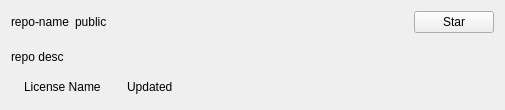
<?xml version="1.0" encoding="UTF-8"?>
<ui version="4.0">
    <class>RepositoryTemplate</class>
    <widget class="QWidget" name="RepositoryTemplate">
        <property name="geometry">
            <rect>
                <x>0</x>
                <y>0</y>
                <width>505</width>
                <height>110</height>
            </rect>
        </property>
        <property name="sizePolicy">
            <sizepolicy hsizetype="Fixed" vsizetype="Preferred">
                <horstretch>0</horstretch>
                <verstretch>0</verstretch>
            </sizepolicy>
        </property>
        <property name="windowTitle">
            <string>Form</string>
        </property>
        <layout class="QVBoxLayout" name="verticalLayout_2">
            <item>
                <layout class="QHBoxLayout" name="horizontalLayout">
                    <item>
                        <widget class="QLabel" name="repoNameLabel">
                            <property name="text">
        <string>repo-name</string>
       </property>
      </widget>
     </item>
     <item>
      <widget class="QLabel" name="visibilityLabel">
       <property name="text">
        <string>public</string>
       </property>
      </widget>
     </item>
     <item>
      <spacer name="horizontalSpacer">
       <property name="orientation">
        <enum>Qt::Horizontal</enum>
       </property>
       <property name="sizeHint" stdset="0">
        <size>
         <width>40</width>
         <height>20</height>
        </size>
       </property>
      </spacer>
     </item>
                    <item>
                        <widget class="QPushButton" name="starButton">
                            <property name="text">
                                <string>Star</string>
                            </property>
                        </widget>
                    </item>
                </layout>
            </item>
            <item>
                <widget class="IconLabel" name="forkWidget" native="true">
                    <property name="sizePolicy">
                        <sizepolicy hsizetype="Fixed" vsizetype="Fixed">
                            <horstretch>0</horstretch>
                            <verstretch>0</verstretch>
                        </sizepolicy>
                    </property>
                </widget>
            </item>
            <item>
                <widget class="QLabel" name="repoDescLabel">
                    <property name="text">
                        <string>repo desc</string>
                    </property>
                </widget>
            </item>
            <item>
                <layout class="QHBoxLayout" name="horizontalLayout_2">
                    <item>
                        <widget class="QLabel" name="licenseIconLabel">
       <property name="text">
        <string/>
       </property>
      </widget>
     </item>
     <item>
      <widget class="QLabel" name="licenseNameLabel">
       <property name="text">
        <string>License Name</string>
       </property>
      </widget>
     </item>
     <item>
      <spacer name="horizontalSpacer_3">
       <property name="orientation">
        <enum>Qt::Horizontal</enum>
       </property>
       <property name="sizeType">
        <enum>QSizePolicy::Fixed</enum>
       </property>
       <property name="sizeHint" stdset="0">
        <size>
         <width>20</width>
         <height>20</height>
        </size>
       </property>
      </spacer>
     </item>
     <item>
      <widget class="QLabel" name="updatedLabel">
       <property name="text">
        <string>Updated</string>
       </property>
      </widget>
     </item>
     <item>
      <spacer name="horizontalSpacer_2">
       <property name="orientation">
        <enum>Qt::Horizontal</enum>
       </property>
       <property name="sizeHint" stdset="0">
        <size>
            <width>40</width>
            <height>20</height>
        </size>
       </property>
      </spacer>
     </item>
                </layout>
            </item>
        </layout>
    </widget>
    <customwidgets>
        <customwidget>
            <class>IconLabel</class>
            <extends>QWidget</extends>
            <header>widgets.IconLabel</header>
            <container>1</container>
        </customwidget>
    </customwidgets>
    <resources/>
    <connections/>
</ui>
